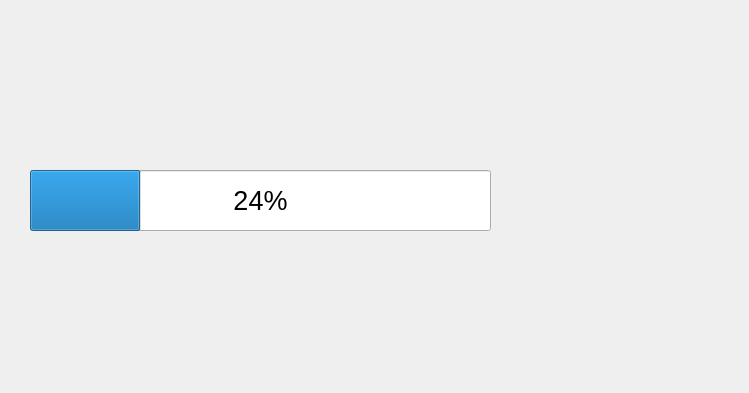
<?xml version="1.0" encoding="UTF-8"?>
<ui version="4.0">
 <class>TcpServer</class>
 <widget class="QMainWindow" name="TcpServer">
  <property name="geometry">
   <rect>
    <x>0</x>
    <y>0</y>
    <width>749</width>
    <height>393</height>
   </rect>
  </property>
  <property name="font">
   <font>
    <pointsize>20</pointsize>
   </font>
  </property>
  <property name="windowTitle">
   <string>TcpServer</string>
  </property>
  <widget class="QWidget" name="centralWidget">
   <widget class="QLabel" name="label">
    <property name="geometry">
     <rect>
      <x>20</x>
      <y>70</y>
      <width>321</width>
      <height>71</height>
     </rect>
    </property>
    <property name="text">
     <string/>
    </property>
   </widget>
   <widget class="QProgressBar" name="progressBar">
    <property name="geometry">
     <rect>
      <x>30</x>
      <y>170</y>
      <width>461</width>
      <height>61</height>
     </rect>
    </property>
    <property name="value">
     <number>24</number>
    </property>
   </widget>
  </widget>
 </widget>
 <layoutdefault spacing="6" margin="11"/>
 <resources/>
 <connections/>
</ui>
